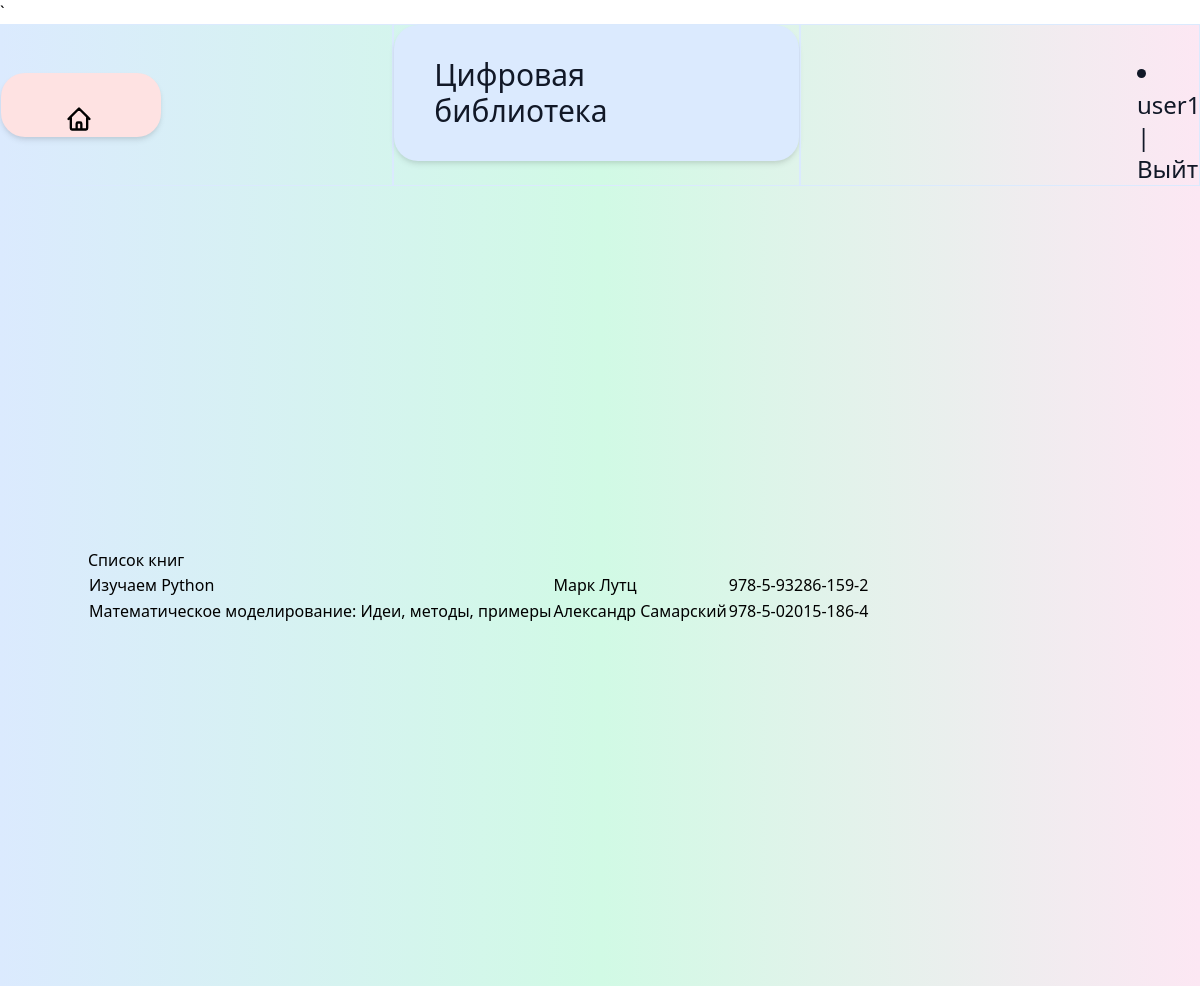
The page /books (signed in) on the database its author committed.
### main/models.py (models this page shows, shortened)
class Books(models.Model):
    name = models.CharField(max_length=200)
    author = models.CharField(max_length=200, default='')
    nomer = models.CharField(max_length=17, default='')
    discipline = models.ForeignKey(Disciplines, on_delete=models.CASCADE)

### main/views.py (the view)
# urls.py: path('books', views.books, name='books'),
def books(request):
    book = Books.objects.all()
    return render(request, 'main/books.html', {"books": book})

### main/templates/main/books.html (shortened to what this page needs)
{% extends 'main/base.html' %}
{% block content %}
    <h1>Список книг</h1>
    <table>
        {% for book in books %}
        <tr><td>{{ book.name }}</td><td>{{ book.author }}</td><td>{{ book.nomer }}</td></tr>
        {% endfor %}
    </table>
{% endblock %}

### main/templates/main/base.html (shortened to what this page needs)
<!DOCTYPE html>
<html lang="en">
<head>
  ` <link href="https://unpkg.com/tailwindcss@^2/dist/tailwind.min.css" rel="stylesheet">
</head>
<body>
    <header class="flex  bg-gradient-to-r from-blue-100 via-green-100 to-pink-100" >
          <div class="flex items-center border border-blue-100 w-1/3">
                     <div class="
                            flex flex-col
                            bg-red-100
                            shadow-md
                            px-2
                            sm:px-6
                            md:px-8
                            lg:px-10
                            py-8
                            rounded-3xl
                            w-40
                            h-10
                            max-w-md
                            max-h-md">
              <button class="pl-6 pr-6">
              </button>
            </div>
      </div>
          <div class="border border-blue-100  w-100%">
              <div class="
                    flex flex-col
                    bg-blue-100
                    shadow-md
                    px-2
                    sm:px-6
                    md:px-8
                    lg:px-10
                    py-8
                    rounded-3xl
                    w-50
                    max-w-md">
              <div class="  w-full flex items-center  font-medium   text-xl sm:text-3xl text-gray-900">
           Цифровая библиотека
        </div>
       </div>
      </div>
          <div class="flex items-center border border-blue-100  w-1/3">
              <div class=" flex items-right sm:ml-20 md:ml-20  w-full font-medium text-xl sm:text-3xl text-gray-900">
                {% if request.user.is_authenticated %}
                    <div class="sm:ml-64 sm:mt-8  w-full flex items-right text-xl sm:text-2xl text-gray-900">
                        <li class="last">{{ user.username }} | <a href="{% url 'logout' %}">Выйти</a></li>
                    </div>
                {% endif %}
                </div>
              </div>
      </header>
        <div
      class="min-h-screen flex flex-col items-center justify-center bg-gradient-to-r from-blue-100 via-green-100 to-pink-100 ">
    <div class="container">
        {% block content %}
    {% endblock %}
    </div>
</body>
</html>

### rows shown on the page
Books: name "Изучаем Python", author "Марк Лутц", nomer "978-5-93286-159-2"
Books: name "Математическое моделирование: Идеи, методы, примеры", author "Александр Самарский", nomer "978-5-02015-186-4"

### other values the page prints
{{ user.username }} "user1"
